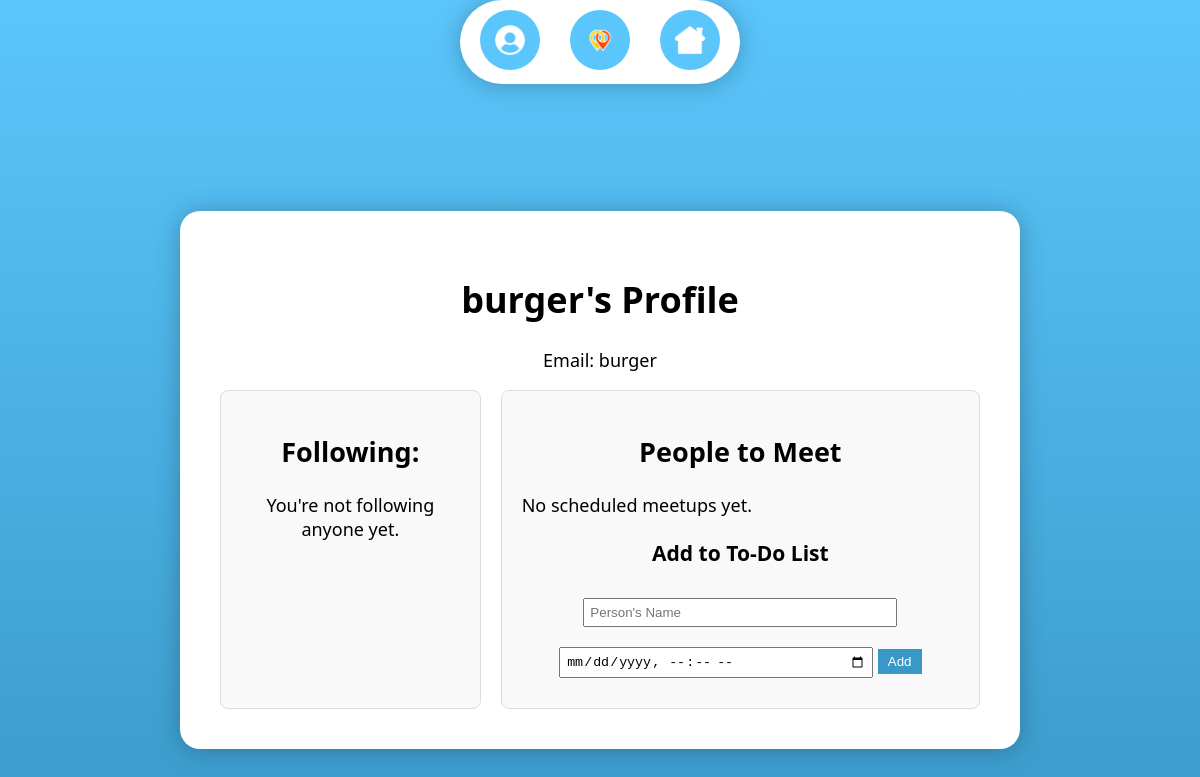
Page /profile/burger (signed in) on the earlier database version.
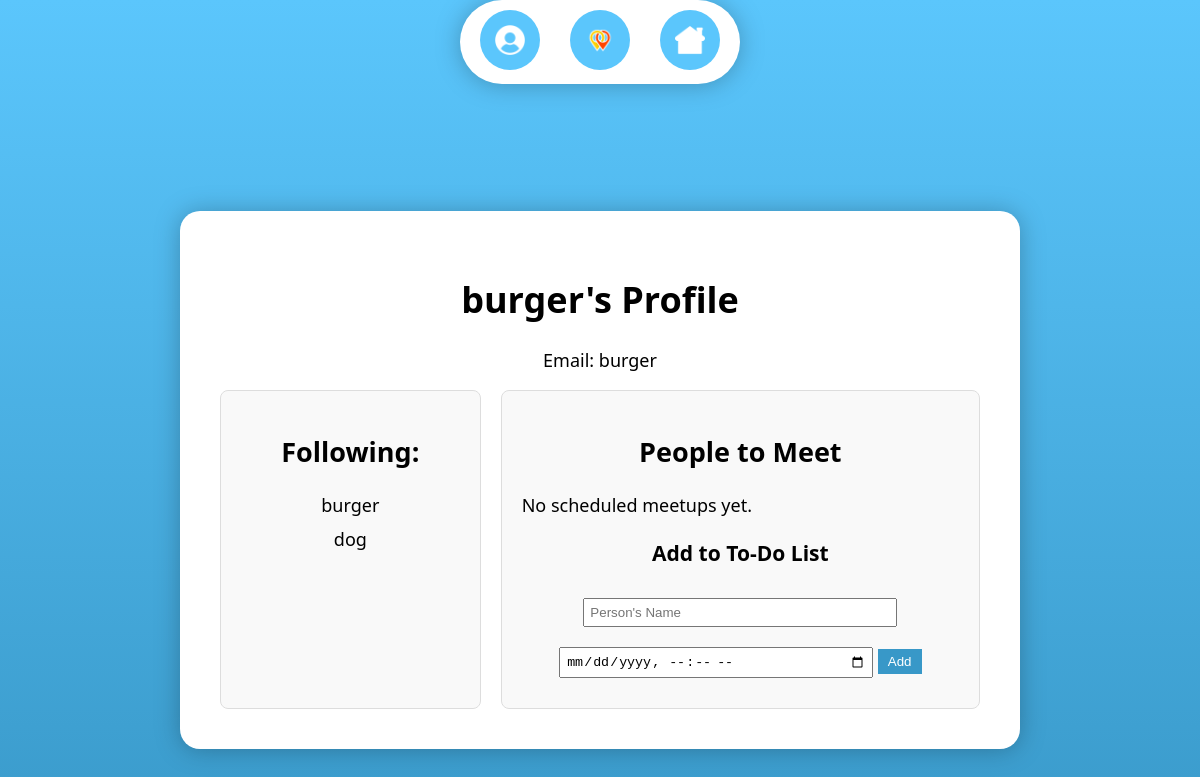
Same page on the later database version.
### meetups/models.py (models this page shows, shortened)
class Profile(models.Model):
    user = models.OneToOneField(User, on_delete=models.CASCADE)
    follows = models.ManyToManyField(
        "self",
        related_name="followed_by",
        symmetrical=False,
        blank=True
    )
    qr_code_id = models.UUIDField(default=uuid.uuid4, unique=True, editable=False)

class User(AbstractUser):
    email = models.EmailField('Email', unique=True)
    USERNAME_FIELD = 'email'
    REQUIRED_FIELDS = []
    objects = UserManager()

### meetups/views.py (the view)
# urls.py: path('profile/<str:username>', views.user_profile_page, name="profile"),
@login_required
def user_profile_page(request, username=None):
    if username:  # Fetch the profile by username if provided
        profile = get_object_or_404(Profile, user__username=username)
    else:  # Default to the logged-in user's profile if no username is given
        profile = request.user.profile
    meetups = MeetupToDo.objects.filter(user=request.user)
    following_list = profile.follows.all()
    if 'person_to_meet' in request.POST and 'meet_time' in request.POST:
            person_to_meet = request.POST['person_to_meet']
            meet_time = request.POST['meet_time']
            MeetupToDo.objects.create(user=request.user, person_to_meet=person_to_meet, meet_time=meet_time)
            return redirect('profile', username=profile.user.username)  # Redirect after adding to-do item
    return render(request, 'profile.html', {
        'profile': profile,
        'meetups': meetups,
        'following_list': following_list
    })

### meetups/templates/profile.html (shortened to what this page needs)
{% extends 'base.html' %}
{% block content %}
    <div class="profile-container">
        <h1>{{ profile.user.username }}'s Profile</h1>
        <p>Email: {{ profile.user.email }}</p>
        <div class="profile-content">
            <div class="left-section">
                <h2>Following:</h2>
                <ul class="following-list">
                    {% for follow in following_list %}
                        <li>{{ follow.user.username }}</li>
                    {% empty %}
                        <li>You're not following anyone yet.</li>
                    {% endfor %}
                </ul>
            </div>
            <div class="right-section">
                <h2>People to Meet</h2>
                <ul id="todo-list">
                    {% for meetup in meetups %}
                        <li id="meetup-{{ meetup.id }}">
                            {{ meetup.person_to_meet }} at {{ meetup.meet_time }}
                            <button class="delete-meetup" data-id="{{ meetup.id }}">Delete</button>
                        </li>
                    {% empty %}
                        <li>No scheduled meetups yet.</li>
                    {% endfor %}
                </ul>
                <h3>Add to To-Do List</h3>
                <form method="POST" class="todo-form">
                    <input type="text" name="person_to_meet" placeholder="Person's Name" required>
                    <input type="datetime-local" name="meet_time" required>
                    <button type="submit">Add</button>
                </form>
            </div>
        </div>
    </div>
{% endblock %}

Differences in the rows shown:
now on one of the page's lists (row unchanged): Profile: user.username "burger"
added Profile: user.username "dog"
Other differences:
text no longer shown: "You're not following anyone yet."
